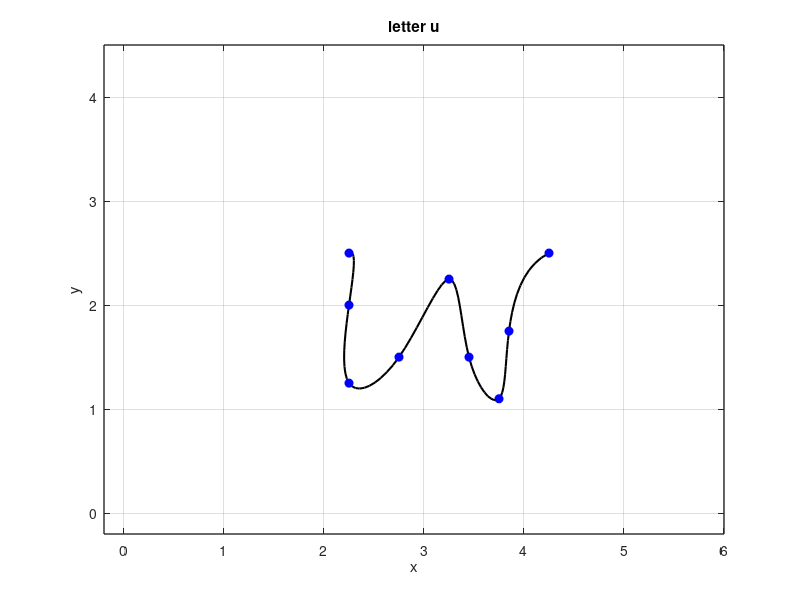

This figure's MATLAB source:
% Define data points
x = [2.25 2.25 2.25 2.75 3.25 3.45 3.75 3.85 4.25];
y = [2.5 2.0 1.25 1.5 2.25 1.5 1.1 1.75 2.5];

n = length(x);
t = 0:n-1;
tt = 0:0.1:n-1;

xx = spline(t, x, tt);
yy = spline(t, y, tt);

figure(2)
plot(xx, yy, 'k', 'LineWidth', 1.5)
hold on
plot (x, y, 'bo', 'MarkerFaceColor', 'b')
axis([-0.2 6 -0.2 4.5])
grid on
title('letter u')
xlabel('x')
ylabel('y')
set(gca, 'FontSize', 10, 'LineWidth', 1)
grid on




